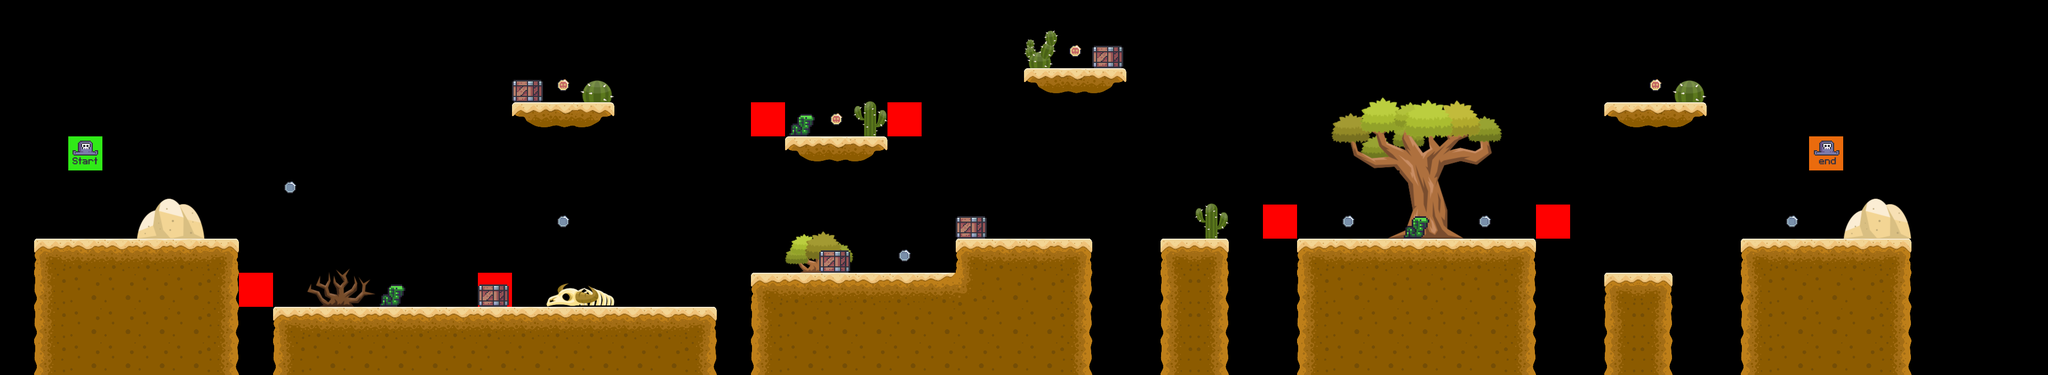

A 2D game scene composited from a Tiled map and its tileset images. What follows is a short description and the map's XML, with each tile layer's data collapsed to a summary:
An orthogonal 60x11 tile map with 64x64 px tiles, 7 tile layers (blocking, vegetation, terrain, crates, ...), 6 tilesets.

<map version="1.5" tiledversion="1.7.1" orientation="orthogonal" renderorder="right-down" width="60" height="11" tilewidth="64" tileheight="64" infinite="0" nextlayerid="8" nextobjectid="1">
 <editorsettings>
  <export target="../0/level_0.csv" format="csv" />
 </editorsettings>
 <tileset firstgid="1" source="../tilesets/coins/coins_tiles.tsx" />
 <tileset firstgid="3" source="../tilesets/crates/crates.tsx" />
 <tileset firstgid="4" source="../tilesets/player_setup/player.tsx" />
 <tileset firstgid="6" source="../tilesets/ennemies/ennemy.tsx" />
 <tileset firstgid="8" source="../tilesets/desert/desert_terrain.tsx" />
 <tileset firstgid="26" source="../tilesets/desert/vegetation.tsx" />
 <layer id="7" name="blocking" width="60" height="11">
  <data>[660 cells, 6 non-empty, 1 distinct tile ids]</data>
 </layer>
 <layer id="3" name="vegetation" width="60" height="11">
  <data>[660 cells, 44 non-empty, 37 distinct tile ids]</data>
 </layer>
 <layer id="1" name="terrain" width="60" height="11">
  <data>[660 cells, 158 non-empty, 11 distinct tile ids]</data>
 </layer>
 <layer id="4" name="crates" width="60" height="11">
  <data>[660 cells, 5 non-empty, 1 distinct tile ids]</data>
 </layer>
 <layer id="5" name="player" width="60" height="11">
  <data>[660 cells, 2 non-empty, 2 distinct tile ids]</data>
 </layer>
 <layer id="6" name="ennemies" width="60" height="11">
  <data>[660 cells, 3 non-empty, 1 distinct tile ids]</data>
 </layer>
 <layer id="2" name="coins" width="60" height="11">
  <data>[660 cells, 10 non-empty, 2 distinct tile ids]</data>
 </layer>
</map>
